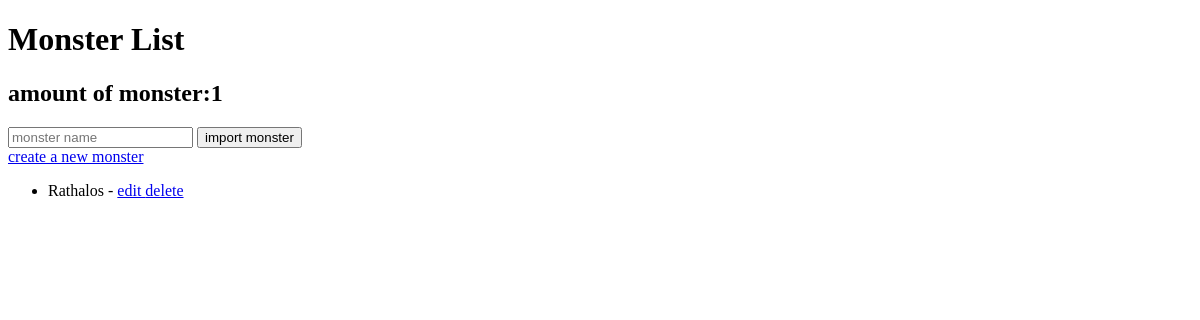
/, run on an earlier commit of the app's database.
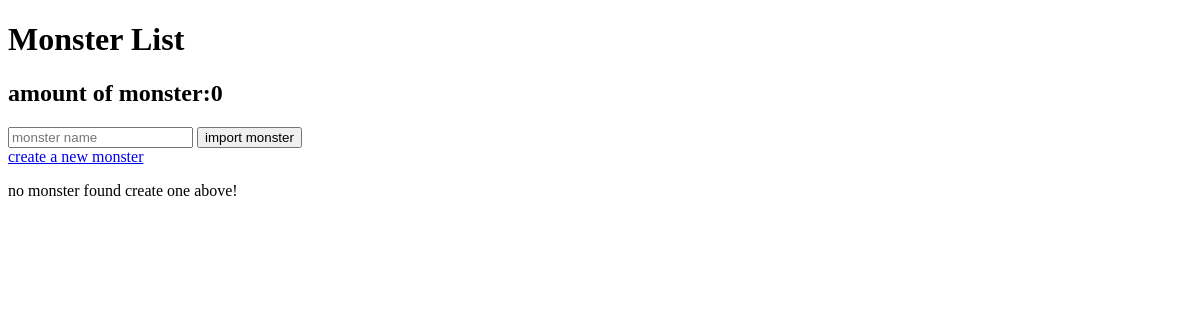
And on a later commit of the database.
### monsterhunter/models.py (models this page shows, shortened)
class Monster(models.Model):
    name = models.CharField(unique=True, max_length=50)
    species = models.CharField(max_length=100,null=True,blank=True)
    elements = models.CharField(max_length=100,null=True,blank=True)
    description = models.CharField(max_length=500,null=True,blank=True)
    image_url = models.URLField()

### monsterhunter/views.py (the view)
# urls.py: path("",views.monster_list,name="monster-list"),
def monster_list(request):
    monsters = Monster.objects.all()
    return render(request,"monsterhunter/monster_list.html",{"monsters":monsters})

### monsterhunter/templates/monsterhunter/monster_list.html (shortened to what this page needs)
<!DOCTYPE html>
<html>
<head>
</head>
<body>
<h1>Monster List </h1>
<h2> amount of monster:{{monsters|length}} </h2>
<form method="post" action="{% url 'import'%}">  {% csrf_token %}
<input type="text" name="query_name" placeholder="monster name" required>
<button type="submit">import monster </button>
</form>
<a href="{% url 'create-monster'%}"> create a new monster </a>
{% if monsters %}
<ul>
{% for monster in monsters%}
<li> {{monster.name}} - {{monster.type}}
<a href="{% url 'update-monster' pk=monster.pk %}"> edit
</a>
<a href="{% url 'delete-monster' pk=monster.pk %}"> delete</a>
</li>
{% endfor %}
</ul>
{% else %}
<p> no monster found create one above! </p>
{% endif %}
</body>
</html>

What changed in the data, as far as the page shows it:
removed Monster: name "Rathalos"
Also different on the page:
{{ monsters|length }}: "1" → "0"
text now shown: "no monster found create one above!"
